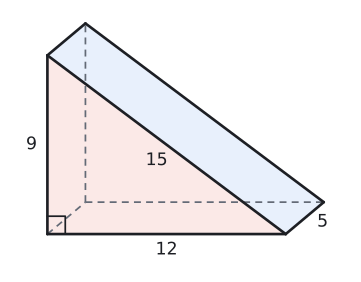

Write the Python code that produced this figure.
import sys; sys.path.insert(0, "tools")
from cizim import *

# Eğik izdüşüm: genişlik (x) ve yükseklik (z) gerçek ölçüde, derinlik (y) yarıya kısaltılmış ve 40° eğik.
KD, TETA = 0.5, np.radians(40)
CX, SY = KD * np.cos(TETA), KD * np.sin(TETA)
GOZ = np.array([CX, -1.0, SY])  # bakan göze doğru yön

def P(p):
    x, y, z = p
    return np.array([x + CX * y, z + SY * y])

def prizma(ax, taban, v, renkler=None, lw=2.0):
    """taban: dışbükey çokgenin 3B köşeleri, v: öteleme vektörü (yanal ayrıt). Görünmeyen ayrıtlar kesikli."""
    taban = [np.array(t, float) for t in taban]; v = np.array(v, float); n = len(taban)
    ust = [t + v for t in taban]; merkez = sum(taban) / n + v / 2
    yuzler = [list(range(n)), list(range(n, 2 * n))] + [[i, (i + 1) % n, n + (i + 1) % n, n + i] for i in range(n)]
    kose = taban + ust; gorunur = []
    for y in yuzler:
        a, b, c = kose[y[0]], kose[y[1]], kose[y[2]]
        nor = np.cross(b - a, c - a)
        if np.dot(nor, sum(kose[i] for i in y) / len(y) - merkez) < 0: nor = -nor
        gorunur.append(np.dot(nor, GOZ) > 1e-9)
    renkler = renkler or {}
    for k, y in enumerate(yuzler):
        if k in renkler and gorunur[k]:
            ax.add_patch(patches.Polygon([P(kose[i]) for i in y], closed=True, facecolor=renkler[k], edgecolor="none", zorder=1))
    kenarlar = {}
    for k, y in enumerate(yuzler):
        for j in range(len(y)):
            e = tuple(sorted((y[j], y[(j + 1) % len(y)])))
            kenarlar[e] = kenarlar.get(e, False) or gorunur[k]
    for (i, j), g in kenarlar.items():
        a, b = P(kose[i]), P(kose[j])
        if g: ax.plot([a[0], b[0]], [a[1], b[1]], color=YAZI, lw=lw, zorder=4, solid_capstyle="round")
        else: ax.plot([a[0], b[0]], [a[1], b[1]], color=SOLUK, lw=1.3, ls=(0, (4, 3)), zorder=2)
    return kose

def cizgi(ax, p, q, renk=KIRMIZI, lw=2.4, ls="-", z=5):
    a, b = P(p), P(q); ax.plot([a[0], b[0]], [a[1], b[1]], color=renk, lw=lw, ls=ls, zorder=z)

def yaz(ax, p, s, dx=0.0, dy=0.0, renk=YAZI, boy=13, **kw):
    q = P(p); ax.text(q[0] + dx, q[1] + dy, s, ha=kw.pop("ha", "center"), va=kw.pop("va", "center"), color=renk, fontsize=boy, zorder=7, **kw)

def dik(ax, k, u, w, r=0.4, renk=YAZI):
    k, u, w = np.array(k, float), np.array(u, float), np.array(w, float)
    u = u / np.linalg.norm(u); w = w / np.linalg.norm(w)
    pts = [P(k + r * u), P(k + r * u + r * w), P(k + r * w)]
    ax.plot([p[0] for p in pts], [p[1] for p in pts], color=renk, lw=1.3, zorder=6)

def bitir(ax, pay=0.6):
    ax.set_aspect("equal"); ax.axis("off"); ax.autoscale_view(); ax.margins(0.04)
# Alıştırma 3: tabanı dik kenarları 9 ve 12 olan dik üçgen, yükseklik 5 (yan yatırılmış)
fig, ax = sekil(5, 3.6)
k = prizma(ax, [(0, 0, 0), (12, 0, 0), (0, 0, 9)], (0, 5, 0), renkler={0: KIRMIZI_ACIK, 2: MAVI_ACIK, 3: MAVI_ACIK, 4: MAVI_ACIK})
dik(ax, (0, 0, 0), (1, 0, 0), (0, 0, 1), r=0.9)
yaz(ax, (6, 0, 0), "12", dy=-0.8)
yaz(ax, (0, 0, 4.5), "9", dx=-0.8)
yaz(ax, (6, 0, 4.5), "15", dx=-0.5, dy=-0.8)
yaz(ax, (12, 2.5, 0), "5", dx=0.9, dy=-0.2)
ax.set_xlim(-2, 15.4); ax.set_ylim(-2, 11.4)
ax.set_aspect("equal"); ax.axis("off")
kaydet(fig, __file__)
